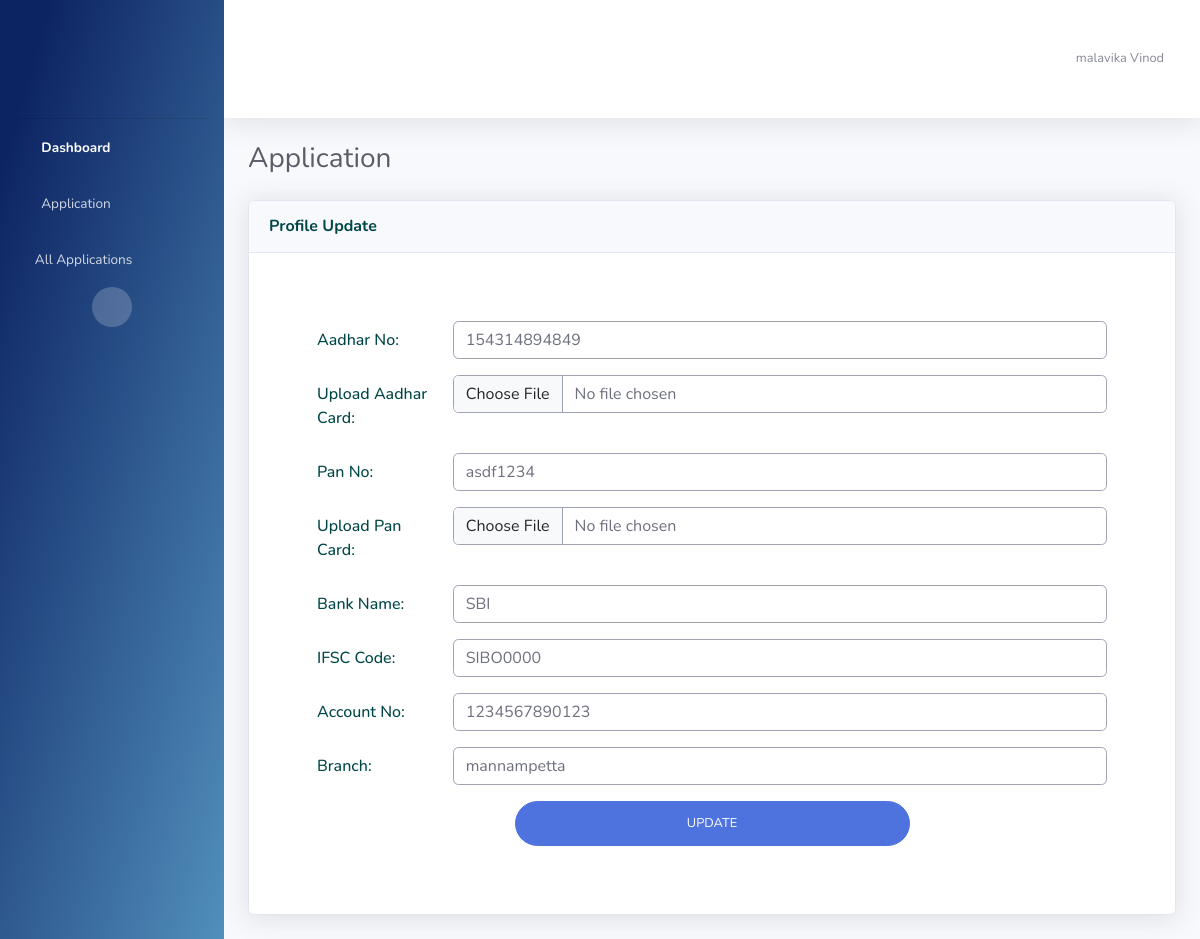
Before: /update-profile/ (signed in) with the older database file.
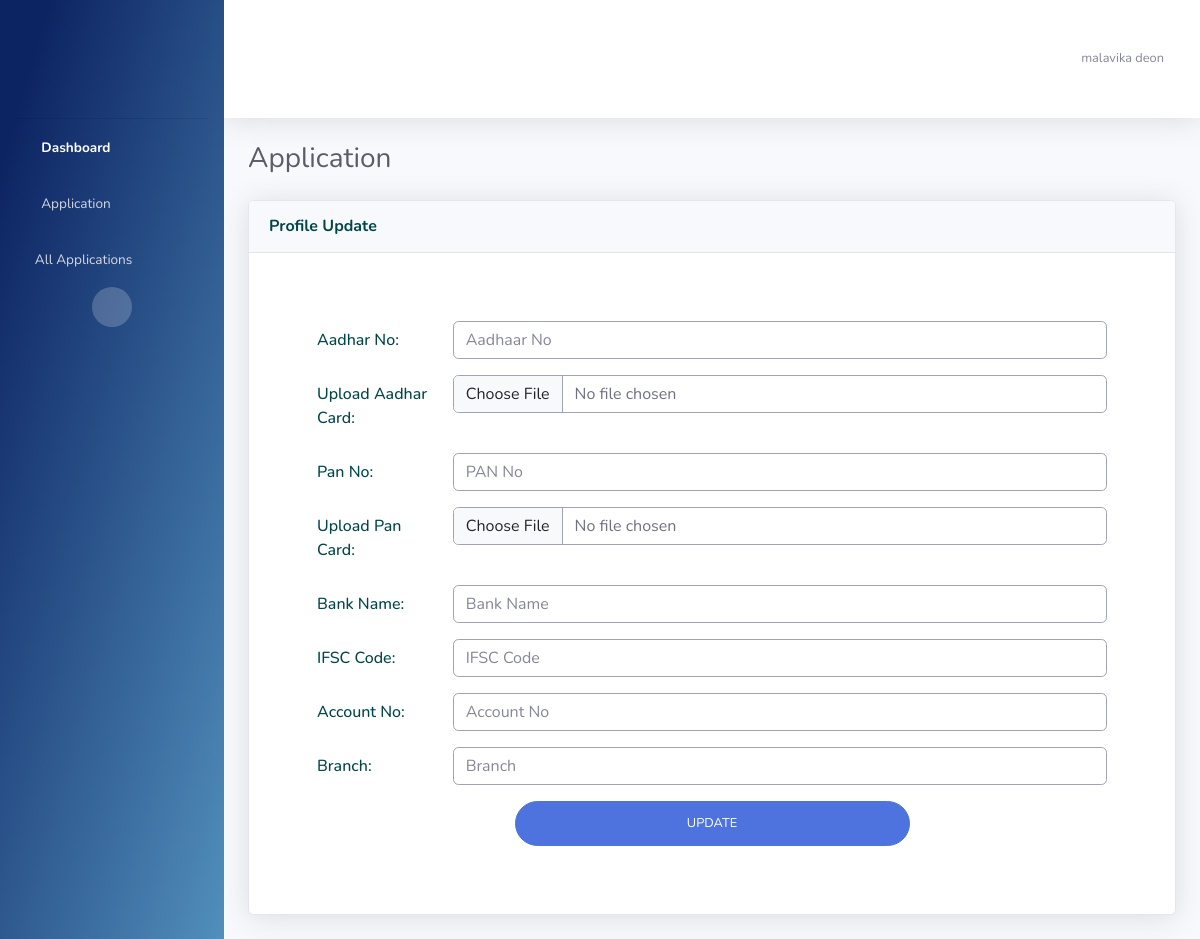
After: the same page with the newer database file.
### UserApp/models.py (models this page shows, shortened)
class StaffModel(models.Model):
    staff_id = models.AutoField(primary_key=True)
    employee_id = models.CharField(max_length=10, unique=True, blank=True, null=True)
    first_name = models.CharField(max_length=100)
    last_name = models.CharField(max_length=100, blank=True, null=True)
    email = models.EmailField(unique=True)
    phone_no = models.CharField(
        max_length=10,
        validators=[
            RegexValidator(
                regex=r"^\d{10}$", message="Enter a valid 10-digit mobile number."
            )
        ],
    )
    password = models.CharField(max_length=128, null=True)
    is_active = models.BooleanField(default=True)
    is_staff = models.BooleanField(default=False)
    created_at = models.DateTimeField(auto_now_add=True)
    last_login = models.DateTimeField(null=True, blank=True)
    profile_completed = models.BooleanField(default=False)
    adhaar_no = models.CharField(max_length=100, null=True, blank=True)
    adhaar_img = models.FileField(upload_to="adhaar/", null=True, blank=True)
    pan_no = models.CharField(max_length=100, null=True, blank=True)
    pan_img = models.FileField(upload_to="pancard/", null=True, blank=True)
    bank_name = models.CharField(max_length=100, null=True, blank=True)
    ifsc_code = models.CharField(max_length=100, null=True, blank=True)
    account_no = models.CharField(max_length=100, null=True, blank=True)
    branch = models.CharField(max_length=100, null=True, blank=True)

### UserApp/views.py (the view)
# urls.py: path('update-profile/', views.update_profile, name='update_profile'),
def update_profile(request):
    user_id = request.session.get('user_id', None)
    if user_id is None:
        return redirect('/login')
    staff = StaffModel.objects.get(staff_id=user_id)
    if request.method == 'POST':
        form = ProfileUpdateForm(
            request.POST, request.FILES, instance=staff)  # Use staff directly
        if form.is_valid():
            form.save()
            staff.profile_completed = True  # Mark the profile as completed
            staff.save()
            return redirect('/')
    else:
        form = ProfileUpdateForm(instance=staff)  # Use staff directly
    return render(request, 'profile_update.html', {'form': form, 'username': f"{staff.first_name} {staff.last_name}"})

### templates/profile_update.html (shortened to what this page needs)
{% extends 'includes/base.html' %}
{% load static %}
{% block content %}
<div class="container-fluid">
    <div class="d-sm-flex align-items-center justify-content-between mb-4">
        <h1 class="h3 mb-0 text-gray-800">Application</h1>
    </div>
    <div class="row">
        <div class="col-xl-12 col-lg-7">
            <div class="card shadow mb-4">
                <div class="card-header py-3 d-flex flex-row align-items-center justify-content-between">
                    <h6 class="m-0 font-weight-bold text-primary">Profile Update</h6>
                </div>
                <div class="card-body">
                    <form class="p-5 user" method="POST" enctype="multipart/form-data">
                        <div class="form-group row">
                            <label for="adhaar_no" class="col-sm-2 col-form-label">Aadhar No:</label>
                            <div class="col-sm-10">
                                {{ form.adhaar_no }}
                            </div>
                        </div>
                        <div class="form-group row">
                            <label for="adhaar_img" class="col-sm-2 col-form-label">Upload Aadhar Card:</label>
                            <div class="col-sm-10">
                                {{ form.adhaar_img }}
                            </div>
                        </div>
                        <div class="form-group row">
                            <label for="pan_no" class="col-sm-2 col-form-label">Pan No:</label>
                            <div class="col-sm-10">
                                {{ form.pan_no }}
                            </div>
                        </div>
                        <div class="form-group row">
                            <label for="pan_img" class="col-sm-2 col-form-label">Upload Pan Card:</label>
                            <div class="col-sm-10">
                                {{ form.pan_img }}
                            </div>
                        </div>
                        <div class="form-group row">
                            <label for="bank_name" class="col-sm-2 col-form-label">Bank Name:</label>
                            <div class="col-sm-10">
                                {{ form.bank_name }}
                            </div>
                        </div>
                        <div class="form-group row">
                            <label for="ifsc_code" class="col-sm-2 col-form-label">IFSC Code:</label>
                            <div class="col-sm-10">
                                {{ form.ifsc_code }}
                            </div>
                        </div>
                        <div class="form-group row">
                            <label for="account_no" class="col-sm-2 col-form-label">Account No:</label>
                            <div class="col-sm-10">
                                {{ form.account_no }}
                            </div>
                        </div>
                        <div class="form-group row">
                            <label for="branch" class="col-sm-2 col-form-label">Branch:</label>
                            <div class="col-sm-10">
                                {{ form.branch }}
                            </div>
                        </div>
                        <input type="submit" class="btn btn-primary btn-user btn-block d-block mx-auto" value="UPDATE">
                    </form>
                </div>
            </div>
        </div>
    </div>
</div>
{% endblock %}

Changed rows visible on the page:
changed StaffModel: adhaar_no "154314894849" → (not shown); pan_no "asdf1234" → (not shown); bank_name "SBI" → (not shown); ifsc_code "SIBO0000" → (not shown); account_no "1234567890123" → (not shown); branch "mannampetta" → (not shown)
Other visible differences:
{{ username }}: "malavika Vinod" → "malavika deon"
